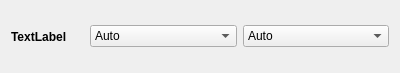
<?xml version="1.0" encoding="UTF-8"?>
<ui version="4.0">
 <class>GameResultWidget</class>
 <widget class="QWidget" name="GameResultWidget">
  <property name="geometry">
   <rect>
    <x>0</x>
    <y>0</y>
    <width>400</width>
    <height>73</height>
   </rect>
  </property>
  <property name="windowTitle">
   <string>Form</string>
  </property>
  <layout class="QHBoxLayout" name="horizontalLayout_2">
   <item>
    <layout class="QHBoxLayout" name="horizontalLayout" stretch="1,2,2">
     <item>
      <widget class="QLabel" name="laGame">
       <property name="font">
        <font>
         <weight>75</weight>
         <bold>true</bold>
        </font>
       </property>
       <property name="text">
        <string>TextLabel</string>
       </property>
      </widget>
     </item>
     <item>
      <widget class="QComboBox" name="cbPlayer1Score">
       <item>
        <property name="text">
         <string notr="true">Auto</string>
        </property>
       </item>
       <item>
        <property name="text">
         <string notr="true"/>
        </property>
       </item>
       <item>
        <property name="text">
         <string notr="true">30</string>
        </property>
       </item>
       <item>
        <property name="text">
         <string notr="true">29</string>
        </property>
       </item>
       <item>
        <property name="text">
         <string notr="true">28</string>
        </property>
       </item>
       <item>
        <property name="text">
         <string notr="true">27</string>
        </property>
       </item>
       <item>
        <property name="text">
         <string notr="true">26</string>
        </property>
       </item>
       <item>
        <property name="text">
         <string notr="true">25</string>
        </property>
       </item>
       <item>
        <property name="text">
         <string notr="true">24</string>
        </property>
       </item>
       <item>
        <property name="text">
         <string notr="true">23</string>
        </property>
       </item>
       <item>
        <property name="text">
         <string notr="true">22</string>
        </property>
       </item>
       <item>
        <property name="text">
         <string notr="true"/>
        </property>
       </item>
       <item>
        <property name="text">
         <string notr="true">21</string>
        </property>
       </item>
       <item>
        <property name="text">
         <string notr="true"/>
        </property>
       </item>
       <item>
        <property name="text">
         <string notr="true">20</string>
        </property>
       </item>
       <item>
        <property name="text">
         <string notr="true">19</string>
        </property>
       </item>
       <item>
        <property name="text">
         <string notr="true">18</string>
        </property>
       </item>
       <item>
        <property name="text">
         <string notr="true">17</string>
        </property>
       </item>
       <item>
        <property name="text">
         <string notr="true">16</string>
        </property>
       </item>
       <item>
        <property name="text">
         <string notr="true">15</string>
        </property>
       </item>
       <item>
        <property name="text">
         <string notr="true">14</string>
        </property>
       </item>
       <item>
        <property name="text">
         <string notr="true">13</string>
        </property>
       </item>
       <item>
        <property name="text">
         <string notr="true">12</string>
        </property>
       </item>
       <item>
        <property name="text">
         <string notr="true">11</string>
        </property>
       </item>
       <item>
        <property name="text">
         <string notr="true"/>
        </property>
       </item>
       <item>
        <property name="text">
         <string notr="true">10</string>
        </property>
       </item>
       <item>
        <property name="text">
         <string notr="true">9</string>
        </property>
       </item>
       <item>
        <property name="text">
         <string notr="true">8</string>
        </property>
       </item>
       <item>
        <property name="text">
         <string notr="true">7</string>
        </property>
       </item>
       <item>
        <property name="text">
         <string notr="true">6</string>
        </property>
       </item>
       <item>
        <property name="text">
         <string notr="true">5</string>
        </property>
       </item>
       <item>
        <property name="text">
         <string notr="true">4</string>
        </property>
       </item>
       <item>
        <property name="text">
         <string notr="true">3</string>
        </property>
       </item>
       <item>
        <property name="text">
         <string notr="true">2</string>
        </property>
       </item>
       <item>
        <property name="text">
         <string notr="true">1</string>
        </property>
       </item>
      </widget>
     </item>
     <item>
      <widget class="QComboBox" name="cbPlayer2Score">
       <item>
        <property name="text">
         <string notr="true">Auto</string>
        </property>
       </item>
       <item>
        <property name="text">
         <string notr="true"/>
        </property>
       </item>
       <item>
        <property name="text">
         <string notr="true">30</string>
        </property>
       </item>
       <item>
        <property name="text">
         <string notr="true">29</string>
        </property>
       </item>
       <item>
        <property name="text">
         <string notr="true">28</string>
        </property>
       </item>
       <item>
        <property name="text">
         <string notr="true">27</string>
        </property>
       </item>
       <item>
        <property name="text">
         <string notr="true">26</string>
        </property>
       </item>
       <item>
        <property name="text">
         <string notr="true">25</string>
        </property>
       </item>
       <item>
        <property name="text">
         <string notr="true">24</string>
        </property>
       </item>
       <item>
        <property name="text">
         <string notr="true">23</string>
        </property>
       </item>
       <item>
        <property name="text">
         <string notr="true">22</string>
        </property>
       </item>
       <item>
        <property name="text">
         <string notr="true"/>
        </property>
       </item>
       <item>
        <property name="text">
         <string notr="true">21</string>
        </property>
       </item>
       <item>
        <property name="text">
         <string notr="true"/>
        </property>
       </item>
       <item>
        <property name="text">
         <string notr="true">20</string>
        </property>
       </item>
       <item>
        <property name="text">
         <string notr="true">19</string>
        </property>
       </item>
       <item>
        <property name="text">
         <string notr="true">18</string>
        </property>
       </item>
       <item>
        <property name="text">
         <string notr="true">17</string>
        </property>
       </item>
       <item>
        <property name="text">
         <string notr="true">16</string>
        </property>
       </item>
       <item>
        <property name="text">
         <string notr="true">15</string>
        </property>
       </item>
       <item>
        <property name="text">
         <string notr="true">14</string>
        </property>
       </item>
       <item>
        <property name="text">
         <string notr="true">13</string>
        </property>
       </item>
       <item>
        <property name="text">
         <string notr="true">12</string>
        </property>
       </item>
       <item>
        <property name="text">
         <string notr="true">11</string>
        </property>
       </item>
       <item>
        <property name="text">
         <string notr="true"/>
        </property>
       </item>
       <item>
        <property name="text">
         <string notr="true">10</string>
        </property>
       </item>
       <item>
        <property name="text">
         <string notr="true">9</string>
        </property>
       </item>
       <item>
        <property name="text">
         <string notr="true">8</string>
        </property>
       </item>
       <item>
        <property name="text">
         <string notr="true">7</string>
        </property>
       </item>
       <item>
        <property name="text">
         <string notr="true">6</string>
        </property>
       </item>
       <item>
        <property name="text">
         <string notr="true">5</string>
        </property>
       </item>
       <item>
        <property name="text">
         <string notr="true">4</string>
        </property>
       </item>
       <item>
        <property name="text">
         <string notr="true">3</string>
        </property>
       </item>
       <item>
        <property name="text">
         <string notr="true">2</string>
        </property>
       </item>
       <item>
        <property name="text">
         <string notr="true">1</string>
        </property>
       </item>
      </widget>
     </item>
    </layout>
   </item>
  </layout>
 </widget>
 <resources/>
 <connections>
  <connection>
   <sender>cbPlayer1Score</sender>
   <signal>currentIndexChanged(int)</signal>
   <receiver>GameResultWidget</receiver>
   <slot>onScoreSelectionChanged()</slot>
   <hints>
    <hint type="sourcelabel">
     <x>163</x>
     <y>36</y>
    </hint>
    <hint type="destinationlabel">
     <x>199</x>
     <y>36</y>
    </hint>
   </hints>
  </connection>
  <connection>
   <sender>cbPlayer2Score</sender>
   <signal>currentIndexChanged(int)</signal>
   <receiver>GameResultWidget</receiver>
   <slot>onScoreSelectionChanged()</slot>
   <hints>
    <hint type="sourcelabel">
     <x>316</x>
     <y>36</y>
    </hint>
    <hint type="destinationlabel">
     <x>199</x>
     <y>36</y>
    </hint>
   </hints>
  </connection>
 </connections>
 <slots>
  <slot>onScoreSelectionChanged()</slot>
 </slots>
</ui>
